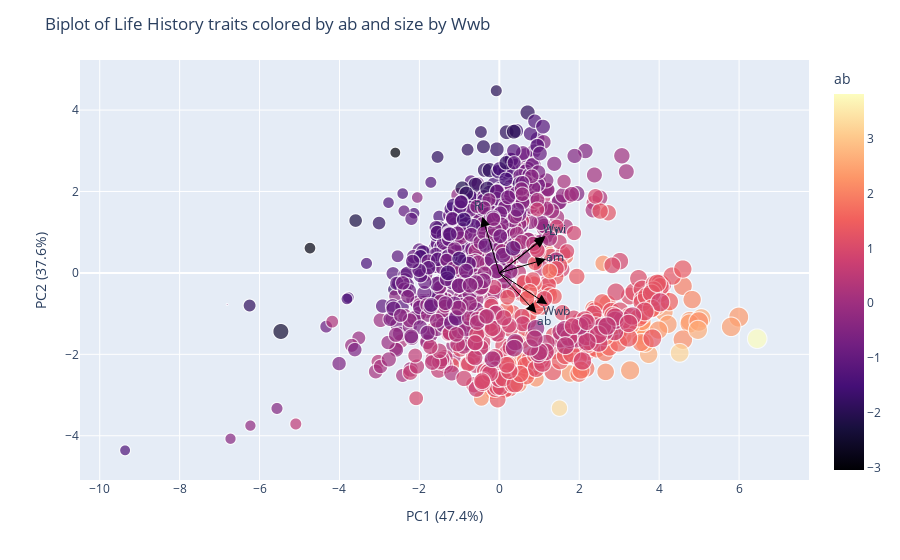

The notebook cell this image was saved under:
### Code cell
#color size (no zero)
size_variable_wwi = final_df["Wwi"] - final_df["Wwi"].min() + 0.1  
size_variable_ri = final_df["Ri"] - final_df["Ri"].min() + 0.1
size_variable_am = final_df["am"] - final_df["am"].min() + 0.1
size_variable_li = final_df["Li"] - final_df["Li"].min() + 0.1
size_variable_wwb = final_df["Wwb"] - final_df["Wwb"].min() + 0.1

fig = px.scatter(
    pca_df, 
    x="PC1", 
    y="PC2", 
    color=final_df['ab'],
    size=size_variable_wwb,
    #symbol=final_df["ecozone"],
    #color_discrete_sequence=px.colors.qualitative.Dark24,
    color_continuous_scale="Magma", 
    hover_name=final_df["species"],
    )

for i, feature in enumerate(features):
    x = scaled_loadings[i, 0]
    y = scaled_loadings[i, 1]

    fig.add_annotation(
        ax=0, ay=0,
        axref="x", ayref="y",
        x=scaled_loadings[i, 0],
        y=scaled_loadings[i, 1],
        showarrow=True,
        arrowsize=2,
        arrowhead=2,
        xanchor="right",
        yanchor="top",
        arrowcolor="black",
    )

    fig.add_annotation(
        x=x * 1.2,  
        y=y * 1.2,
        text=feature,
        showarrow=False,
        font=dict(size=12),
        xanchor="center",
        yanchor="middle",
    )

fig.update_layout(
    title="Biplot of Life History traits colored by ab and size by Wwb",
    xaxis_title=f"PC1 ({pc1_var:.1f}%)",
    yaxis_title=f"PC2 ({pc2_var:.1f}%)",
    legend_title="Habitat"
    # xaxis=dict(showgrid=False, zeroline=False),
    # yaxis=dict(showgrid=False, zeroline=False),
)

#fig.update_traces(marker=dict(size=7, opacity=0.8))  
fig.update_coloraxes(colorbar_title="ab")
fig.show()
fig.write_html("biplot7.html")

### Figure 1 — Plotly figure (JSON) as saved in the notebook; plotly's stock layout.template omitted (floating-point values rounded to 4 significant figures; data arrays with more than 128 entries replaced by an {"elided": "..."} marker saying what was removed)
{"data": [{"hovertemplate": "<b>%{hovertext}</b><br><br>PC1=%{x}<br>PC2=%{y}<br>size=%{marker.size}<br>color=%{marker.color}<extra></extra>", "hovertext": {"elided": "1108 str values"}, "legendgroup": "", "marker": {"color": {"elided": "1108 float values"}, "coloraxis": "coloraxis", "size": {"elided": "1108 float values"}, "sizemode": "area", "sizeref": 0.02285, "symbol": "circle"}, "mode": "markers", "name": "", "showlegend": false, "type": "scattergl", "x": {"elided": "1108 float values"}, "xaxis": "x", "y": {"elided": "1108 float values"}, "yaxis": "y"}], "layout": {"annotations": [{"arrowcolor": "black", "arrowhead": 2, "arrowsize": 2, "ax": 0, "axref": "x", "ay": 0, "ayref": "y", "showarrow": true, "x": 1.17, "xanchor": "right", "y": 0.3391, "yanchor": "top"}, {"font": {"size": 12}, "showarrow": false, "text": "am", "x": 1.404, "xanchor": "center", "y": 0.407, "yanchor": "middle"}, {"arrowcolor": "black", "arrowhead": 2, "arrowsize": 2, "ax": 0, "axref": "x", "ay": 0, "ayref": "y", "showarrow": true, "x": 1.154, "xanchor": "right", "y": 0.9037, "yanchor": "top"}, {"font": {"size": 12}, "showarrow": false, "text": "Wwi", "x": 1.385, "xanchor": "center", "y": 1.084, "yanchor": "middle"}, {"arrowcolor": "black", "arrowhead": 2, "arrowsize": 2, "ax": 0, "axref": "x", "ay": 0, "ayref": "y", "showarrow": true, "x": -0.4245, "xanchor": "right", "y": 1.38, "yanchor": "top"}, {"font": {"size": 12}, "showarrow": false, "text": "Ri", "x": -0.5094, "xanchor": "center", "y": 1.656, "yanchor": "middle"}, {"arrowcolor": "black", "arrowhead": 2, "arrowsize": 2, "ax": 0, "axref": "x", "ay": 0, "ayref": "y", "showarrow": true, "x": 1.201, "xanchor": "right", "y": -0.7708, "yanchor": "top"}, {"font": {"size": 12}, "showarrow": false, "text": "Wwb", "x": 1.441, "xanchor": "center", "y": -0.925, "yanchor": "middle"}, {"arrowcolor": "black", "arrowhead": 2, "arrowsize": 2, "ax": 0, "axref": "x", "ay": 0, "ayref": "y", "showarrow": true, "x": 1.138, "xanchor": "right", "y": 0.8633, "yanchor": "top"}, {"font": {"size": 12}, "showarrow": false, "text": "Li", "x": 1.365, "xanchor": "center", "y": 1.036, "yanchor": "middle"}, {"arrowcolor": "black", "arrowhead": 2, "arrowsize": 2, "ax": 0, "axref": "x", "ay": 0, "ayref": "y", "showarrow": true, "x": 0.9281, "xanchor": "right", "y": -0.9816, "yanchor": "top"}, {"font": {"size": 12}, "showarrow": false, "text": "ab", "x": 1.114, "xanchor": "center", "y": -1.178, "yanchor": "middle"}], "coloraxis": {"colorbar": {"title": {"text": "ab"}}, "colorscale": [[0, "#000004"], [0.1111, "#180f3d"], [0.2222, "#440f76"], [0.3333, "#721f81"], [0.4444, "#9e2f7f"], [0.5556, "#cd4071"], [0.6667, "#f1605d"], [0.7778, "#fd9668"], [0.8889, "#feca8d"], [1, "#fcfdbf"]]}, "legend": {"itemsizing": "constant", "title": {"text": "Habitat"}, "tracegroupgap": 0}, "margin": {"t": 60}, "title": {"text": "Biplot of Life History traits colored by ab and size by Wwb"}, "xaxis": {"anchor": "y", "domain": [0, 1], "title": {"text": "PC1 (47.4%)"}}, "yaxis": {"anchor": "x", "domain": [0, 1], "title": {"text": "PC2 (37.6%)"}}}}
